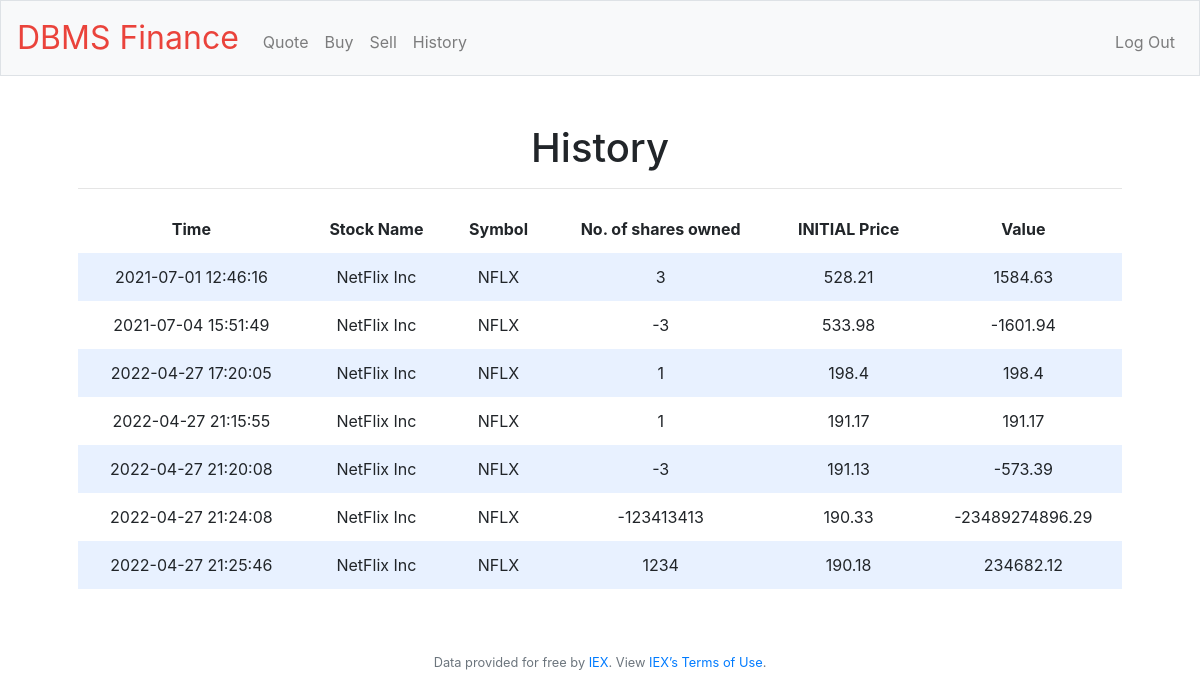
The app's page /history (signed in) with its own data.
### tables this page shows
CREATE TABLE "usershares" (
	"userid"	INTEGER,
	"count"	INTEGER,
	"cost"	INTEGER,
	"time"	TEXT,
	"symbol"	TEXT,
	FOREIGN KEY("userid") REFERENCES "users"("id"),
	FOREIGN KEY("symbol") REFERENCES "stocknames"("stocksymbol")
);

CREATE TABLE "stocknames" (
	"stocksymbol"	TEXT NOT NULL UNIQUE,
	"stockname"	TEXT NOT NULL,
	PRIMARY KEY("stocksymbol")
);

### app.py (the view)
@app.route("/history")
@login_required
def history():
    history = db.execute("SELECT * FROM usershares join stocknames on usershares.symbol = stocknames.stocksymbol WHERE userid = ?", session["user_id"])
    return render_template("history.html", history = history)

### app.py (called while the page is built)
@app.after_request
def after_request(response):
    response.headers["Cache-Control"] = "no-cache, no-store, must-revalidate"
    response.headers["Expires"] = 0
    response.headers["Pragma"] = "no-cache"
    return response

### helpers.py (called while the page is built)
def login_required(f):
    @wraps(f)
    def decorated_function(*args, **kwargs):
        if session.get("user_id") is None:
            return redirect("/login")
        return f(*args, **kwargs)
    return decorated_function

### templates/history.html (shortened to what this page needs)
{% extends "layout.html" %}
{% block main %}
    <h1>History</h1>
                <table>
                    <thead>
                        <tr>
                            <th>Time</th>
                            <th>Stock Name</th>
                            <th>Symbol</th>
                            <th>No. of shares owned</th>
                            <th>INITIAL Price</th>
                            <th>Value</th>
                        </tr>
                        <hr>
                    </thead>
                    <tbody>
                        {% for row in history%}
                            <tr>
                                <td>{{row["time"]}}</td>
                                <td>{{row["stockname"]}}</td>
                                <td>{{row["symbol"]}}</td>
                                <td>{{row["count"]}}</td>
                                <td>{{row["cost"]}}</td>
                                <td>{{row["cost"]*row["count"]}}</td>
                            </tr>
                        {% endfor%}
                    </tbody>
                </table>
{% endblock %}

### templates/layout.html (shortened to what this page needs)
<!DOCTYPE html>
<html lang="en">
    <head>
        <link rel="stylesheet" href="https://cdn.jsdelivr.net/npm/bootstrap@4.5.3/dist/css/bootstrap.min.css">
        <link href="/static/styles.css" rel="stylesheet">
    </head>
    <body>
        <nav class="navbar navbar-expand-md navbar-light bg-light border">
            <a class="navbar-brand" href="/"><span class="red">DBMS</span> <span class="red">Finance</span></a>
            <div class="collapse navbar-collapse" id="navbar">
                {% if session.user_id %}
                    <ul class="navbar-nav mr-auto mt-2">
                        <li class="nav-item"><a class="nav-link" href="/quote">Quote</a></li>
                        <li class="nav-item"><a class="nav-link" href="/buy">Buy</a></li>
                        <li class="nav-item"><a class="nav-link" href="/sell">Sell</a></li>
                        <li class="nav-item"><a class="nav-link" href="/history">History</a></li>
                    </ul>
                    <ul class="navbar-nav ml-auto mt-2">
                        <li class="nav-item"><a class="nav-link" href="/logout">Log Out</a></li>
                    </ul>
                {% else %}
                    <ul class="navbar-nav ml-auto mt-2">
                        <li class="nav-item"><a class="nav-link" href="/register">Register</a></li>
                        <li class="nav-item"><a class="nav-link" href="/login">Log In</a></li>
                    </ul>
                {% endif %}
            </div>
        </nav>
        <main class="container p-5">
            {% block main %}{% endblock %}
        </main>
        <footer class="small text-center text-muted">
            Data provided for free by <a href="https://iextrading.com/developer">IEX</a>. View <a href="https://iextrading.com/api-exhibit-a/">IEX’s Terms of Use</a>.
        </footer>
    </body>
</html>

### static/styles.css (style rules this page uses)
nav .navbar-brand { font-size: xx-large; }
nav .navbar-brand .red { color: #ea433b; }
main { overflow-x: auto; text-align: center; }
table { background-color: transparent; margin-bottom: 1rem; width: 100%; }
table th, table td { padding: 0.75rem; vertical-align: middle; }
tbody tr:nth-of-type(odd) { background-color: rgb(179, 208, 255, 0.3) }

### records on screen
usershares: time "2021-07-01 12:46:16", stockname "NetFlix Inc", symbol "NFLX", count "3", cost "528.21", row['cost']*row['count'] "1584.63"
usershares: time "2021-07-04 15:51:49", stockname "NetFlix Inc", symbol "NFLX", count "-3", cost "533.98", row['cost']*row['count'] "-1601.94"
usershares: time "2022-04-27 17:20:05", stockname "NetFlix Inc", symbol "NFLX", count "1", cost "198.4", row['cost']*row['count'] "198.4"
usershares: time "2022-04-27 21:15:55", stockname "NetFlix Inc", symbol "NFLX", count "1", cost "191.17", row['cost']*row['count'] "191.17"
usershares: time "2022-04-27 21:20:08", stockname "NetFlix Inc", symbol "NFLX", count "-3", cost "191.13", row['cost']*row['count'] "-573.39"
usershares: time "2022-04-27 21:24:08", stockname "NetFlix Inc", symbol "NFLX", count "-123413413", cost "190.33", row['cost']*row['count'] "-23489274896.29"
usershares: time "2022-04-27 21:25:46", stockname "NetFlix Inc", symbol "NFLX", count "1234", cost "190.18", row['cost']*row['count'] "234682.12"
